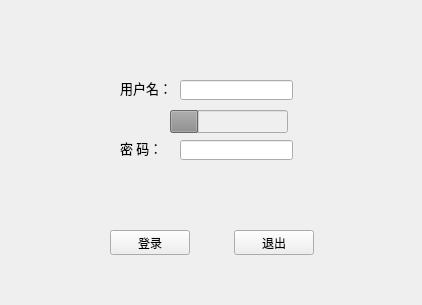
<?xml version="1.0" encoding="UTF-8"?>
<ui version="4.0">
 <class>Form</class>
 <widget class="QWidget" name="Form">
  <property name="geometry">
   <rect>
    <x>0</x>
    <y>0</y>
    <width>422</width>
    <height>305</height>
   </rect>
  </property>
  <property name="windowTitle">
   <string>登录</string>
  </property>
  <widget class="QLabel" name="label">
   <property name="geometry">
    <rect>
     <x>120</x>
     <y>80</y>
     <width>48</width>
     <height>16</height>
    </rect>
   </property>
   <property name="font">
    <font>
     <family>AcadEref</family>
     <pointsize>10</pointsize>
    </font>
   </property>
   <property name="text">
    <string>用户名：</string>
   </property>
  </widget>
  <widget class="QLabel" name="label_2">
   <property name="geometry">
    <rect>
     <x>120</x>
     <y>140</y>
     <width>42</width>
     <height>16</height>
    </rect>
   </property>
   <property name="font">
    <font>
     <family>AcadEref</family>
     <pointsize>10</pointsize>
    </font>
   </property>
   <property name="text">
    <string>密 码：</string>
   </property>
  </widget>
  <widget class="QLineEdit" name="lineEdit">
   <property name="geometry">
    <rect>
     <x>180</x>
     <y>80</y>
     <width>113</width>
     <height>20</height>
    </rect>
   </property>
  </widget>
  <widget class="QLineEdit" name="lineEdit_2">
   <property name="geometry">
    <rect>
     <x>180</x>
     <y>140</y>
     <width>113</width>
     <height>20</height>
    </rect>
   </property>
  </widget>
  <widget class="QWidget" name="layoutWidget">
   <property name="geometry">
    <rect>
     <x>110</x>
     <y>230</y>
     <width>204</width>
     <height>25</height>
    </rect>
   </property>
   <layout class="QHBoxLayout" name="horizontalLayout">
    <item>
     <widget class="QPushButton" name="pushButton">
      <property name="text">
       <string>登录</string>
      </property>
     </widget>
    </item>
    <item>
     <spacer name="horizontalSpacer">
      <property name="orientation">
       <enum>Qt::Horizontal</enum>
      </property>
      <property name="sizeHint" stdset="0">
       <size>
        <width>40</width>
        <height>20</height>
       </size>
      </property>
     </spacer>
    </item>
    <item>
     <widget class="QPushButton" name="pushButton_2">
      <property name="text">
       <string>退出</string>
      </property>
     </widget>
    </item>
   </layout>
  </widget>
  <widget class="QProgressBar" name="progressBar">
   <property name="enabled">
    <bool>false</bool>
   </property>
   <property name="geometry">
    <rect>
     <x>170</x>
     <y>110</y>
     <width>118</width>
     <height>23</height>
    </rect>
   </property>
   <property name="value">
    <number>24</number>
   </property>
   <property name="textVisible">
    <bool>false</bool>
   </property>
  </widget>
 </widget>
 <resources/>
 <connections/>
</ui>
